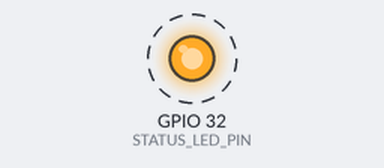
Recording of a sketch running on a simulated ESP32. On the bench: output pins drawn as LEDs (lit = HIGH). Dashed ring = blinking. What the sketch prints to the serial monitor is not drawn.

Above: at 0.2 s.
Timing chart, 0 to 3.0 s (numbered marks = the images above):
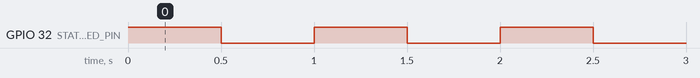

Measured:
- by itself, GPIO 32 (STATUS_LED_PIN): alternates HIGH for 0.50 s and LOW for 0.50 s

The sketch:

01_esp32_test.ino
```cpp
/*
 * GlaucoSense - Test 01: ESP32 Alive Check
 * Owner: M1 (actuators / state machine)
 * Purpose: Confirms the ESP32 board, USB serial, and status LED wiring
 *          all work before any sensors or actuators are connected.
 *          Blinks the status LED and prints "ALIVE" over serial every
 *          half second.
 *
 * NOT a medical device. Bench-test prototype only.
 */

// This pin must match STATUS_LED_PIN in ../../GlaucoSense_Final/config.h
const int STATUS_LED_PIN = 32;

void setup() {
  Serial.begin(115200);
  pinMode(STATUS_LED_PIN, OUTPUT);
}

void loop() {
  digitalWrite(STATUS_LED_PIN, HIGH);
  Serial.println("ALIVE");
  delay(500);

  digitalWrite(STATUS_LED_PIN, LOW);
  delay(500);
}
```
